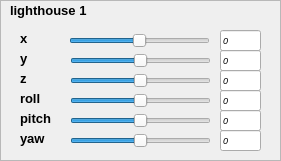
  <widget class="QFrame" name="frame_5">
   <property name="geometry">
    <rect>
     <x>310</x>
     <y>30</y>
     <width>281</width>
     <height>161</height>
    </rect>
   </property>
   <property name="frameShape">
    <enum>QFrame::StyledPanel</enum>
   </property>
   <property name="frameShadow">
    <enum>QFrame::Raised</enum>
   </property>
   <widget class="QLabel" name="lighthouse_1">
    <property name="geometry">
     <rect>
      <x>10</x>
      <y>0</y>
      <width>101</width>
      <height>21</height>
     </rect>
    </property>
    <property name="font">
     <font>
      <pointsize>10</pointsize>
      <weight>75</weight>
      <italic>false</italic>
      <bold>true</bold>
     </font>
    </property>
    <property name="text">
     <string>lighthouse 1</string>
    </property>
   </widget>
   <widget class="QSlider" name="lighthouse1_x">
    <property name="geometry">
     <rect>
      <x>69</x>
      <y>30</y>
      <width>141</width>
      <height>21</height>
     </rect>
    </property>
    <property name="minimum">
     <number>-100</number>
    </property>
    <property name="maximum">
     <number>100</number>
    </property>
    <property name="singleStep">
     <number>1</number>
    </property>
    <property name="value">
     <number>0</number>
    </property>
    <property name="orientation">
     <enum>Qt::Horizontal</enum>
    </property>
   </widget>
   <widget class="QLabel" name="x_1">
    <property name="geometry">
     <rect>
      <x>20</x>
      <y>30</y>
      <width>51</width>
      <height>16</height>
     </rect>
    </property>
    <property name="font">
     <font>
      <pointsize>10</pointsize>
      <weight>75</weight>
      <italic>false</italic>
      <bold>true</bold>
     </font>
    </property>
    <property name="text">
     <string>x</string>
    </property>
   </widget>
   <widget class="QLabel" name="y_1">
    <property name="geometry">
     <rect>
      <x>20</x>
      <y>50</y>
      <width>51</width>
      <height>16</height>
     </rect>
    </property>
    <property name="font">
     <font>
      <pointsize>10</pointsize>
      <weight>75</weight>
      <italic>false</italic>
      <bold>true</bold>
     </font>
    </property>
    <property name="text">
     <string>y</string>
    </property>
   </widget>
   <widget class="QLabel" name="z_1">
    <property name="geometry">
     <rect>
      <x>20</x>
      <y>70</y>
      <width>51</width>
      <height>16</height>
     </rect>
    </property>
    <property name="font">
     <font>
      <pointsize>10</pointsize>
      <weight>75</weight>
      <italic>false</italic>
      <bold>true</bold>
     </font>
    </property>
    <property name="text">
     <string>z</string>
    </property>
   </widget>
   <widget class="QLabel" name="roll_1">
    <property name="geometry">
     <rect>
      <x>20</x>
      <y>90</y>
      <width>51</width>
      <height>16</height>
     </rect>
    </property>
    <property name="font">
     <font>
      <pointsize>10</pointsize>
      <weight>75</weight>
      <italic>false</italic>
      <bold>true</bold>
     </font>
    </property>
    <property name="text">
     <string>roll</string>
    </property>
   </widget>
   <widget class="QLabel" name="pitch_1">
    <property name="geometry">
     <rect>
      <x>20</x>
      <y>110</y>
      <width>51</width>
      <height>16</height>
     </rect>
    </property>
    <property name="font">
     <font>
      <pointsize>10</pointsize>
      <weight>75</weight>
      <italic>false</italic>
      <bold>true</bold>
     </font>
    </property>
    <property name="text">
     <string>pitch</string>
    </property>
   </widget>
   <widget class="QLabel" name="yaw_1">
    <property name="geometry">
     <rect>
      <x>20</x>
      <y>130</y>
      <width>51</width>
      <height>16</height>
     </rect>
    </property>
    <property name="font">
     <font>
      <pointsize>10</pointsize>
      <weight>75</weight>
      <italic>false</italic>
      <bold>true</bold>
     </font>
    </property>
    <property name="text">
     <string>yaw</string>
    </property>
   </widget>
   <widget class="QSlider" name="lighthouse1_y">
    <property name="geometry">
     <rect>
      <x>70</x>
      <y>50</y>
      <width>141</width>
      <height>21</height>
     </rect>
    </property>
    <property name="minimum">
     <number>-100</number>
    </property>
    <property name="maximum">
     <number>100</number>
    </property>
    <property name="singleStep">
     <number>1</number>
    </property>
    <property name="orientation">
     <enum>Qt::Horizontal</enum>
    </property>
   </widget>
   <widget class="QSlider" name="lighthouse1_z">
    <property name="geometry">
     <rect>
      <x>70</x>
      <y>70</y>
      <width>141</width>
      <height>21</height>
     </rect>
    </property>
    <property name="minimum">
     <number>-100</number>
    </property>
    <property name="maximum">
     <number>100</number>
    </property>
    <property name="singleStep">
     <number>1</number>
    </property>
    <property name="orientation">
     <enum>Qt::Horizontal</enum>
    </property>
   </widget>
   <widget class="QSlider" name="lighthouse1_roll">
    <property name="geometry">
     <rect>
      <x>70</x>
      <y>90</y>
      <width>141</width>
      <height>21</height>
     </rect>
    </property>
    <property name="minimum">
     <number>-90</number>
    </property>
    <property name="maximum">
     <number>90</number>
    </property>
    <property name="singleStep">
     <number>1</number>
    </property>
    <property name="orientation">
     <enum>Qt::Horizontal</enum>
    </property>
   </widget>
   <widget class="QSlider" name="lighthouse1_pitch">
    <property name="geometry">
     <rect>
      <x>70</x>
      <y>110</y>
      <width>141</width>
      <height>21</height>
     </rect>
    </property>
    <property name="minimum">
     <number>-90</number>
    </property>
    <property name="maximum">
     <number>90</number>
    </property>
    <property name="singleStep">
     <number>1</number>
    </property>
    <property name="orientation">
     <enum>Qt::Horizontal</enum>
    </property>
   </widget>
   <widget class="QSlider" name="lighthouse1_yaw">
    <property name="geometry">
     <rect>
      <x>70</x>
      <y>130</y>
      <width>141</width>
      <height>21</height>
     </rect>
    </property>
    <property name="minimum">
     <number>-90</number>
    </property>
    <property name="maximum">
     <number>90</number>
    </property>
    <property name="singleStep">
     <number>1</number>
    </property>
    <property name="orientation">
     <enum>Qt::Horizontal</enum>
    </property>
   </widget>
   <widget class="QLineEdit" name="lighthouse1_x_text">
    <property name="geometry">
     <rect>
      <x>220</x>
      <y>30</y>
      <width>41</width>
      <height>21</height>
     </rect>
    </property>
    <property name="font">
     <font>
      <pointsize>7</pointsize>
      <italic>true</italic>
     </font>
    </property>
    <property name="locale">
     <locale language="German" country="Germany"/>
    </property>
    <property name="text">
     <string>0</string>
    </property>
    <property name="readOnly">
     <bool>true</bool>
    </property>
   </widget>
   <widget class="QLineEdit" name="lighthouse1_y_text">
    <property name="geometry">
     <rect>
      <x>220</x>
      <y>50</y>
      <width>41</width>
      <height>21</height>
     </rect>
    </property>
    <property name="font">
     <font>
      <pointsize>7</pointsize>
      <italic>true</italic>
     </font>
    </property>
    <property name="locale">
     <locale language="German" country="Germany"/>
    </property>
    <property name="text">
     <string>0</string>
    </property>
    <property name="readOnly">
     <bool>true</bool>
    </property>
   </widget>
   <widget class="QLineEdit" name="lighthouse1_z_text">
    <property name="geometry">
     <rect>
      <x>220</x>
      <y>70</y>
      <width>41</width>
      <height>21</height>
     </rect>
    </property>
    <property name="font">
     <font>
      <pointsize>7</pointsize>
      <italic>true</italic>
     </font>
    </property>
    <property name="locale">
     <locale language="German" country="Germany"/>
    </property>
    <property name="text">
     <string>0</string>
    </property>
    <property name="readOnly">
     <bool>true</bool>
    </property>
   </widget>
   <widget class="QLineEdit" name="lighthouse1_roll_text">
    <property name="geometry">
     <rect>
      <x>220</x>
      <y>90</y>
      <width>41</width>
      <height>21</height>
     </rect>
    </property>
    <property name="font">
     <font>
      <pointsize>7</pointsize>
      <italic>true</italic>
     </font>
    </property>
    <property name="locale">
     <locale language="German" country="Germany"/>
    </property>
    <property name="text">
     <string>0</string>
    </property>
    <property name="readOnly">
     <bool>true</bool>
    </property>
   </widget>
   <widget class="QLineEdit" name="lighthouse1_pitch_text">
    <property name="geometry">
     <rect>
      <x>220</x>
      <y>110</y>
      <width>41</width>
      <height>21</height>
     </rect>
    </property>
    <property name="font">
     <font>
      <pointsize>7</pointsize>
      <italic>true</italic>
     </font>
    </property>
    <property name="locale">
     <locale language="German" country="Germany"/>
    </property>
    <property name="text">
     <string>0</string>
    </property>
    <property name="readOnly">
     <bool>true</bool>
    </property>
   </widget>
   <widget class="QLineEdit" name="lighthouse1_yaw_text">
    <property name="geometry">
     <rect>
      <x>220</x>
      <y>130</y>
      <width>41</width>
      <height>21</height>
     </rect>
    </property>
    <property name="font">
     <font>
      <pointsize>7</pointsize>
      <italic>true</italic>
     </font>
    </property>
    <property name="locale">
     <locale language="German" country="Germany"/>
    </property>
    <property name="text">
     <string>0</string>
    </property>
    <property name="readOnly">
     <bool>true</bool>
    </property>
   </widget>
  </widget>
